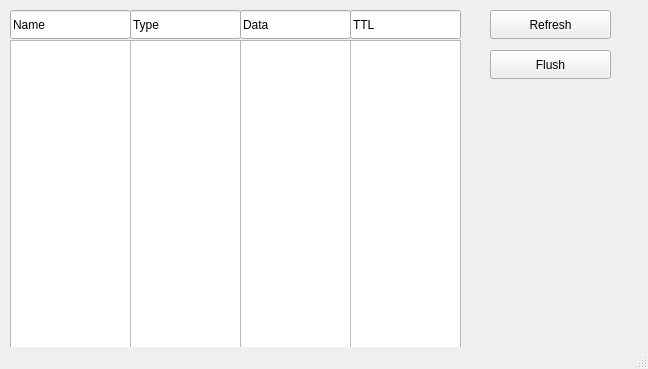
<?xml version="1.0" encoding="UTF-8"?>
<ui version="4.0">
 <class>MainWindow</class>
 <widget class="QMainWindow" name="MainWindow">
  <property name="geometry">
   <rect>
    <x>0</x>
    <y>0</y>
    <width>648</width>
    <height>369</height>
   </rect>
  </property>
  <property name="windowTitle">
   <string>DNS cache</string>
  </property>
  <widget class="QWidget" name="centralwidget">
   <widget class="QListWidget" name="typeField">
    <property name="geometry">
     <rect>
      <x>130</x>
      <y>40</y>
      <width>111</width>
      <height>311</height>
     </rect>
    </property>
   </widget>
   <widget class="QPushButton" name="flushButton">
    <property name="geometry">
     <rect>
      <x>490</x>
      <y>50</y>
      <width>121</width>
      <height>29</height>
     </rect>
    </property>
    <property name="text">
     <string>Flush</string>
    </property>
   </widget>
   <widget class="QLineEdit" name="version_2">
    <property name="geometry">
     <rect>
      <x>240</x>
      <y>10</y>
      <width>111</width>
      <height>29</height>
     </rect>
    </property>
    <property name="text">
     <string>Data</string>
    </property>
   </widget>
   <widget class="QLineEdit" name="version">
    <property name="geometry">
     <rect>
      <x>130</x>
      <y>10</y>
      <width>111</width>
      <height>29</height>
     </rect>
    </property>
    <property name="text">
     <string>Type</string>
    </property>
   </widget>
   <widget class="QPushButton" name="refreshButton">
    <property name="geometry">
     <rect>
      <x>490</x>
      <y>10</y>
      <width>121</width>
      <height>29</height>
     </rect>
    </property>
    <property name="text">
     <string>Refresh</string>
    </property>
   </widget>
   <widget class="QListWidget" name="dataField">
    <property name="geometry">
     <rect>
      <x>240</x>
      <y>40</y>
      <width>111</width>
      <height>311</height>
     </rect>
    </property>
   </widget>
   <widget class="QLineEdit" name="package_2">
    <property name="geometry">
     <rect>
      <x>10</x>
      <y>10</y>
      <width>121</width>
      <height>29</height>
     </rect>
    </property>
    <property name="text">
     <string>Name</string>
    </property>
   </widget>
   <widget class="QListWidget" name="nameField">
    <property name="geometry">
     <rect>
      <x>10</x>
      <y>40</y>
      <width>121</width>
      <height>311</height>
     </rect>
    </property>
   </widget>
   <widget class="QListWidget" name="ttlField">
    <property name="geometry">
     <rect>
      <x>350</x>
      <y>40</y>
      <width>111</width>
      <height>311</height>
     </rect>
    </property>
   </widget>
   <widget class="QLineEdit" name="version_3">
    <property name="geometry">
     <rect>
      <x>350</x>
      <y>10</y>
      <width>111</width>
      <height>29</height>
     </rect>
    </property>
    <property name="text">
     <string>TTL</string>
    </property>
   </widget>
  </widget>
  <widget class="QStatusBar" name="statusbar"/>
 </widget>
 <resources/>
 <connections/>
</ui>
